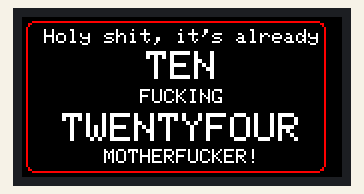
Recording of a sketch running on a simulated ESP32. Parts: 160×80 colour display. The local clock reads 2024-03-15 10:24:30 at power-on unless the sketch sets it.

Above: at 0.2 s.
At 30.6 s:
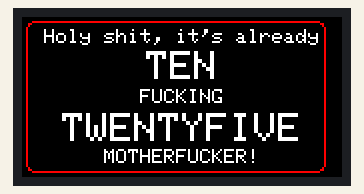
At 90.3 s:
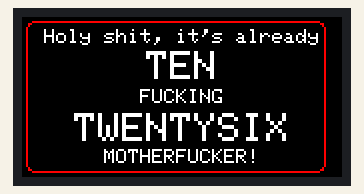

Measured:
- what the display in image 0 shows lasts 30.3 s, from 0.2 s to 30.5 s
- what the display in image 1 shows lasts 59.7 s, from 30.5 s to 90.2 s

The sketch:

m5stick_watch.ino
```cpp
#include "M5StickC.h"

RTC_TimeTypeDef RTC_TimeStruct;
RTC_DateTypeDef RTC_DateStruct;

void setup() {
M5.begin();
//horizontal rotation
M5.Lcd.setRotation(3);
M5.Lcd.fillScreen(BLACK);
M5.Lcd.setTextSize(1);
}

void set_time(){
RTC_TimeTypeDef TimeStruct;
TimeStruct.Hours = 17;
TimeStruct.Minutes = 52;
TimeStruct.Seconds = 00;
M5.Rtc.SetTime(&TimeStruct);
RTC_DateTypeDef DateStruct;
DateStruct.WeekDay = 3;
DateStruct.Month = 6;
DateStruct.Date = 11;
DateStruct.Year = 2020;
M5.Rtc.SetData(&DateStruct);
}

char buffer[64];

char *simple_digits[] = { "ZERO", "ONE", "TWO", "THREE", "FOUR","FIVE",
  "SIX", "SEVEN", "EIGHT", "NINE", "TEN",
  "ELEVEN", "TWELVE", "THIRTEEN", "FOURTEEN", "FIFTEEN",
  "SIXTEEN", "SEVENTEEN", "EIGHTEEN", "NINETEEN", "TWENTY"};

char *tens_digits[] = {"", "", "TWENTY", "THIRTY", "FORTY", "FIFTY",
                              "SIXTY", "SEVENTY", "EIGHTY", "NINETY"};

void formatNumber(int number){
  if(number < 20){
    sprintf(buffer, "%s", simple_digits[number]);
    return;
  }
  else{
    int tens = number / 10;
    int remainder = number % 10;
    if(remainder == 0)
      sprintf(buffer,"%s", tens_digits[tens]);
    else
      sprintf(buffer, "%s%s", tens_digits[tens], simple_digits[remainder]);
    return;
  }
}

int i = 0;
int lastMinute = -1;

#define CENTER 80
#define FONT 1

void loop() {
M5.Rtc.GetTime(&RTC_TimeStruct);
//refresh screen only if the text changes
if(RTC_TimeStruct.Minutes != lastMinute){
  M5.Lcd.fillScreen(BLACK);
}
M5.Lcd.setTextDatum(TC_DATUM);
lastMinute = RTC_TimeStruct.Minutes;

M5.Lcd.drawString("Holy shit, it's already", CENTER, 6);

M5.Lcd.setTextSize(2);
formatNumber(RTC_TimeStruct.Hours);
M5.Lcd.drawString(buffer, CENTER, 17);

M5.Lcd.setTextSize(1);
M5.Lcd.drawString("FUCKING", CENTER, 36);

M5.Lcd.setTextSize(2);
formatNumber(RTC_TimeStruct.Minutes);
M5.Lcd.drawString(buffer, CENTER, 48);

M5.Lcd.setTextSize(1);
M5.Lcd.drawString("MOTHERFUCKER!", CENTER, 66);

//draw a frame around the text
M5.Lcd.setCursor(0, 0);
M5.Lcd.drawRoundRect(2,2,150,76,4,RED);
delay(1000);
}
```
